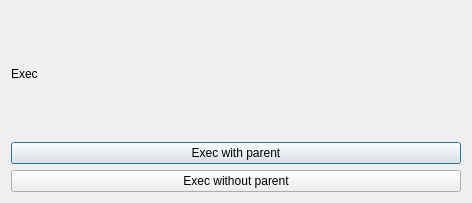
<?xml version="1.0" encoding="UTF-8"?>
<ui version="4.0">
 <class>Dialog</class>
 <widget class="QDialog" name="Dialog">
  <property name="geometry">
   <rect>
    <x>0</x>
    <y>0</y>
    <width>472</width>
    <height>203</height>
   </rect>
  </property>
  <property name="windowTitle">
   <string>Dialog</string>
  </property>
  <layout class="QVBoxLayout" name="verticalLayout">
   <item>
    <widget class="QLabel" name="label">
     <property name="text">
      <string>Exec</string>
     </property>
    </widget>
   </item>
   <item>
    <widget class="QPushButton" name="pushButton">
     <property name="text">
      <string>Exec with parent</string>
     </property>
    </widget>
   </item>
   <item>
    <widget class="QPushButton" name="pushButton_2">
     <property name="text">
      <string>Exec without parent</string>
     </property>
    </widget>
   </item>
  </layout>
 </widget>
 <resources/>
 <connections/>
</ui>
